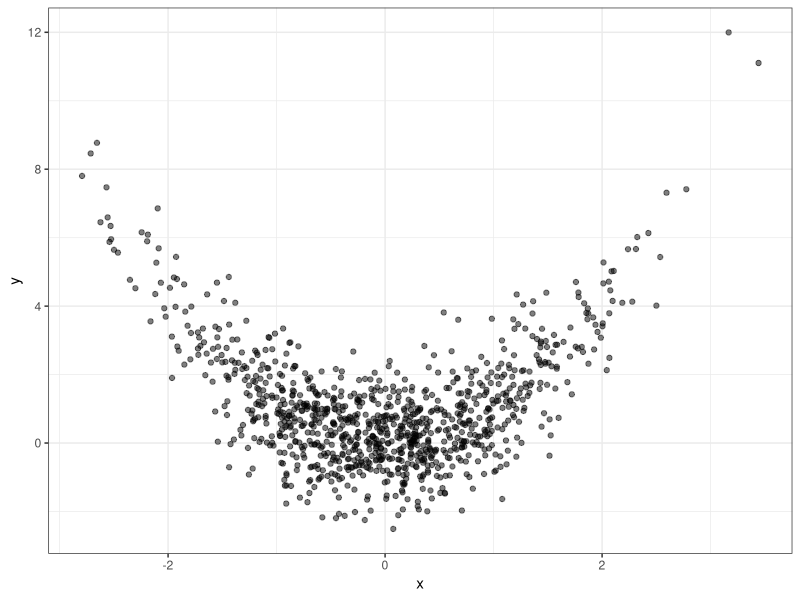
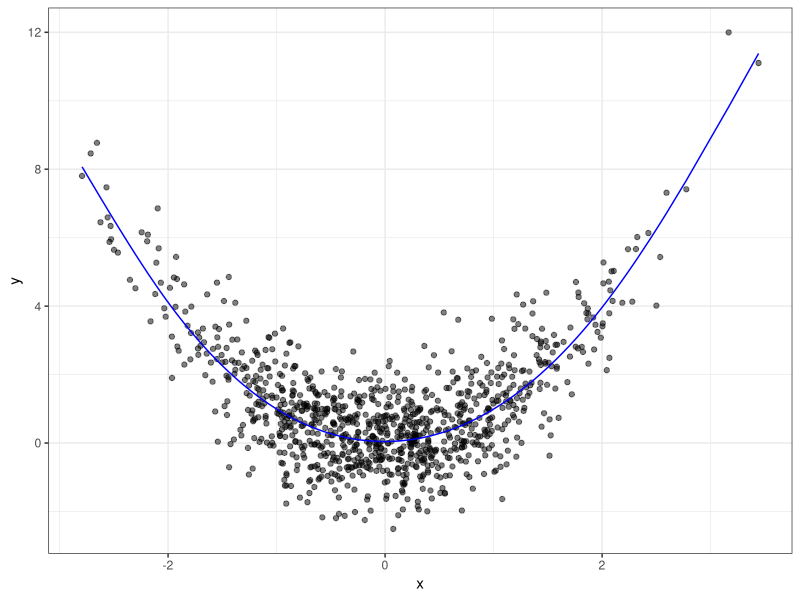
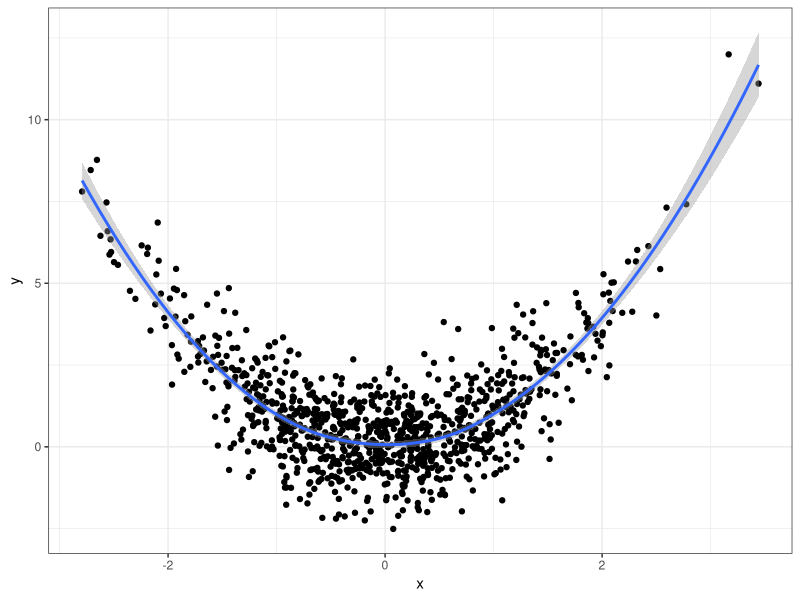
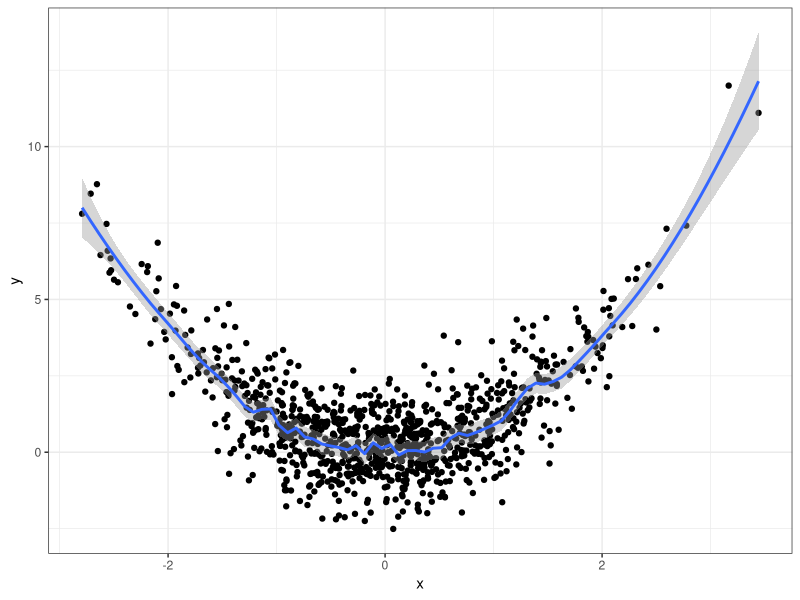
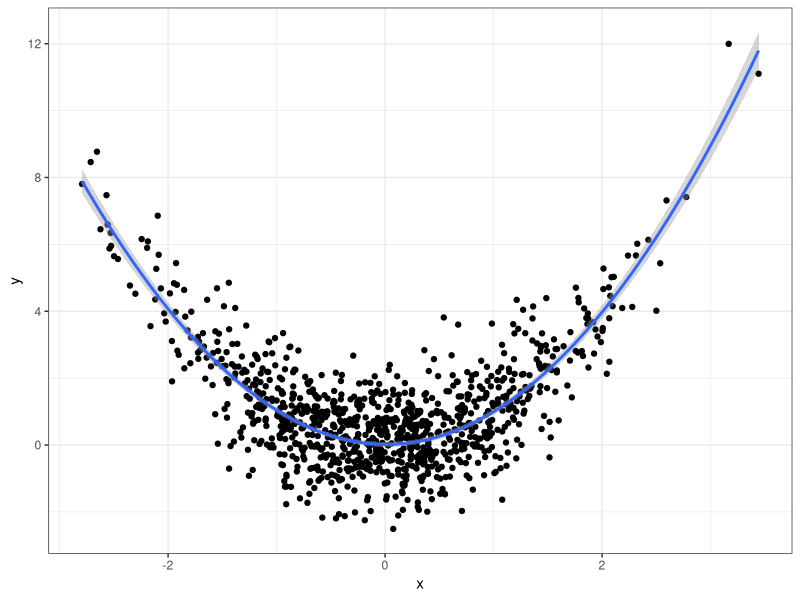
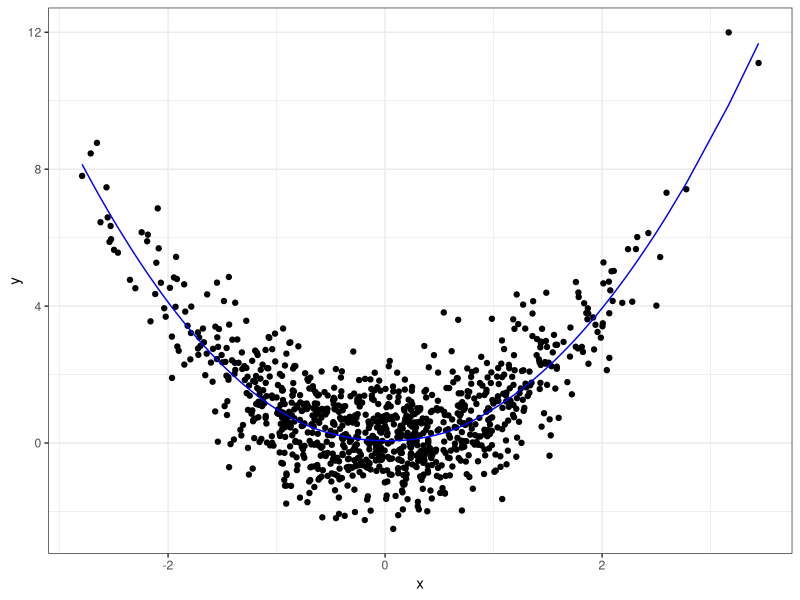

Write R code to recreate these figures, in order.
## ---- chunk 1
knitr::opts_chunk$set(fig.width=5, fig.height=3, fig.align="center")
## ---- chunk 2
library(ggplot2)
x <- rnorm(1000)
y <- x^2 + rnorm(1000)
qplot(x, y, alpha=I(0.5)) + theme_bw()
## ---- chunk 3
library(splines)
x2 <- ns(x, knots=c(-2, 0, 2))
## ---- chunk 4
fit <- lm(y ~ x2)
qplot(x, y, alpha=I(0.5)) +
    geom_line(data=data.frame(x=x, y=predict(fit)), 
              mapping=aes(x, y), colour="blue") + 
    theme_bw()
## ---- chunk 5
qplot(x, y) +
    geom_smooth(method="loess") + 
    theme_bw()
## ---- chunk 6
qplot(x, y) +
    geom_smooth(method="loess", span=0.1) +
    theme_bw()
## ---- chunk 7
qplot(x, y) +
    geom_smooth(method="lm", formula=y~x+I(x^2)) + 
    theme_bw()
## ---- chunk 8
(fit <- loess(y ~ x))
## ---- chunk 9
yhat <- predict(fit)
qplot(x, y) +
    geom_line(data=data.frame(x=x, y=yhat), mapping=aes(x, y), 
              colour="blue") + 
    theme_bw()
